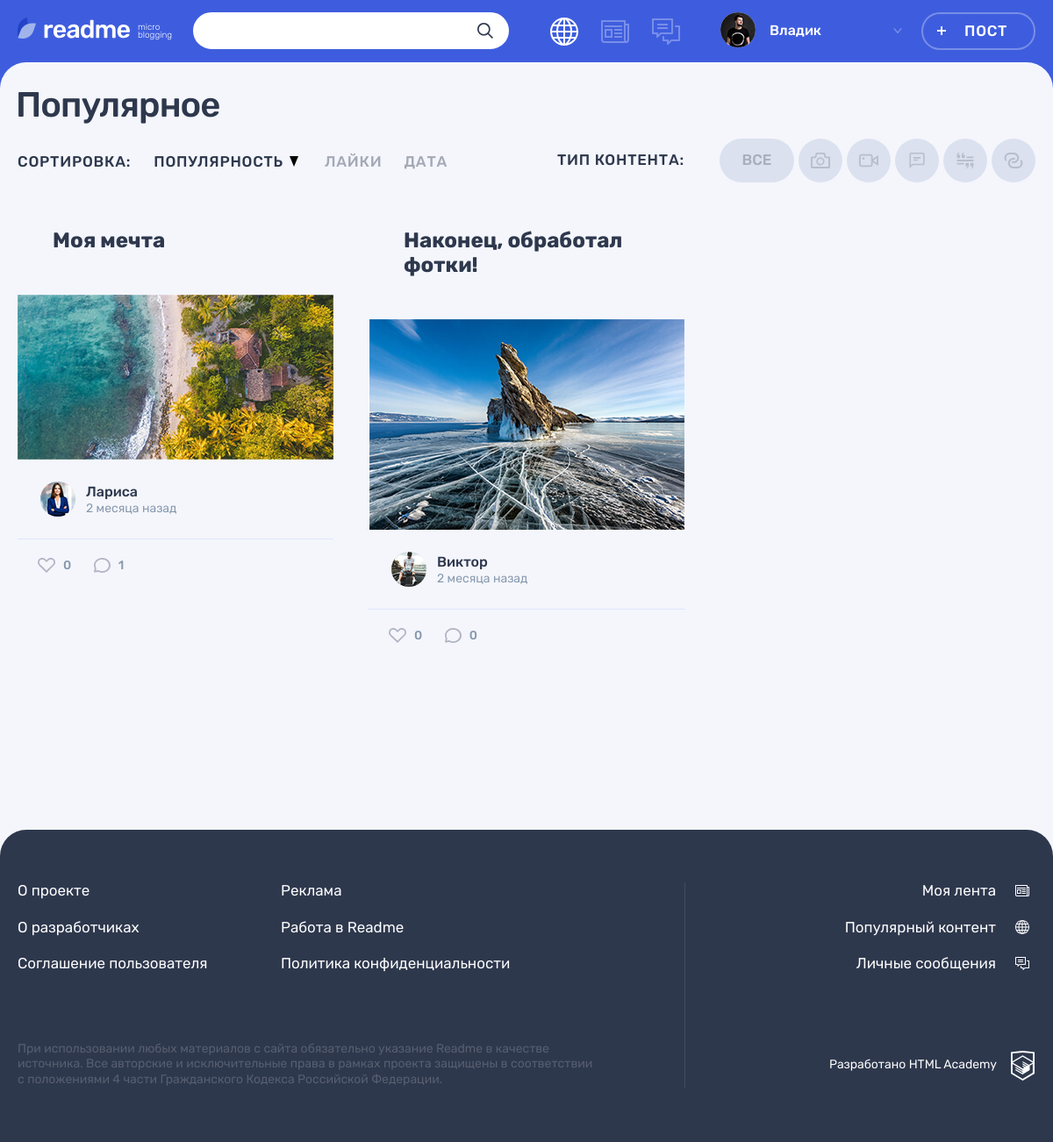
The page /popular.php?type_id=1 (signed in) on the database its author committed.
### tables this page shows
CREATE TABLE types
(
  id              INT AUTO_INCREMENT PRIMARY KEY,
  title           VARCHAR(32) NOT NULL,
  class_name VARCHAR(32) NOT NULL
);

CREATE TABLE posts
(
  id           INT AUTO_INCREMENT PRIMARY KEY,
  dt_add       TIMESTAMP DEFAULT CURRENT_TIMESTAMP,
  title        VARCHAR(255) NOT NULL,
  text_content TEXT,
  quote_author VARCHAR(255),
  image        VARCHAR(255),
  video        VARCHAR(255),
  link         VARCHAR(255),
  views_count  INT DEFAULT 0,
  user_id      INT          NOT NULL,
  type_id      INT          NOT NULL,
  author_id    INT,
  repost_id    INT
);

CREATE TABLE users
(
  id       INT AUTO_INCREMENT PRIMARY KEY,
  dt_add   TIMESTAMP DEFAULT CURRENT_TIMESTAMP,
  email    VARCHAR(128) NOT NULL UNIQUE,
  login    VARCHAR(64)  NOT NULL,
  password VARCHAR(255) NOT NULL,
  avatar   VARCHAR(255)
);

### helpers.php (called while the page is built, shortened)
<?php
function get_noun_plural_form(int $number, string $one, string $two, string $many): string
{
    $number = (int)$number;
    $mod10 = $number % 10;
    $mod100 = $number % 100;
    switch (true) {
        case ($mod10 >= 2 && $mod10 <= 4):
            return $two;
    }
}
function include_template($name, array $data = [])
{
    $name = 'templates/' . $name;
    extract($data);
    require $name;
    $result = ob_get_clean();
    return $result;
}
function print_date_diff($date)
{
    $first_date = date_create($date);
    $now = date_create('now');
    $date_diff = date_diff($now, $first_date);
    foreach ($date_diff as $period => $amount) {
        if ($amount !== 0) {
            switch ($period) {
                case 'm':
                    return "$amount " . get_noun_plural_form($amount, 'месяц', 'месяца', 'месяцев');
                    break;
            }
        }
    }
}
function get_data($con, $stmt, $is_row)
{
    mysqli_stmt_execute($stmt);
    $result = mysqli_stmt_get_result($stmt);
    if ($is_row) {
        $data = mysqli_fetch_assoc($result);
    } else {
        $data = mysqli_fetch_all($result, MYSQLI_ASSOC);
    }
    return $data;
}

### models.php (called while the page is built, shortened)
<?php
function get_post_types($con)
{
    $sql = "SELECT * FROM `types`";
    $stmt = mysqli_prepare($con, $sql);
    $types = get_data($con, $stmt, false);
    return $types;
}
function get_filtered_posts($con, $filtered_property, $value, $limit, $order = 'views_count', $direction = 'DESC')
{
    if ($filtered_property) {
        $sql_filter = " WHERE $filtered_property = $value";
    } else {
        $sql_filter = "";
    }
    if ($limit) {
        $sql_limit = " LIMIT $limit";
    } else {
        $sql_limit = "";
    }
    if ($order) {
        $sql_order = " ORDER BY $order $direction";
    } else {
        $sql_order = "";
    }
    $sql = "SELECT p.*, u.login, u.avatar, t.class_name, (SELECT COUNT(*) FROM `likes` l WHERE l.post_id = p.id)  AS likes_count FROM `posts` p
            JOIN `users` u ON p.user_id = u.id
            JOIN `types` t ON p.type_id = t.id
            $sql_filter $sql_order $sql_limit;";
    $stmt = mysqli_prepare($con, $sql);
    $filtered_posts = get_data($con, $stmt, false);
    return $filtered_posts;
}
function get_all_liked_post_ids_by_user($con, $user_id)
{
    $sql = "SELECT `post_id` FROM `likes` WHERE `user_id` = '$user_id';";
    $stmt = mysqli_prepare($con, $sql);
    $all_liked_post_ids_by_user_from_db = get_data($con, $stmt, false);
    $all_liked_post_ids_by_user = [];
    $i = 0;
    foreach ($all_liked_post_ids_by_user_from_db as $item) {
        $all_liked_post_ids_by_user += [$i => $item['post_id']];
        $i++;
    }
    return $all_liked_post_ids_by_user;
}
function count_likes_of_post($con, $post_id)
{
    $sql = "SELECT `id` FROM `likes` WHERE `post_id` = '$post_id';";
    $result = mysqli_query($con, $sql);
    $records_count = mysqli_num_rows($result);
    return $records_count;
}
function count_comments_of_post($con, $post_id)
{
    $sql = "SELECT `id` FROM `comments` WHERE `post_id` = '$post_id';";
    $result = mysqli_query($con, $sql);
    $records_count = mysqli_num_rows($result);
    return $records_count;
}

### templates/main.php (the view, shortened to what this page needs)
<section class="page__main page__main--popular">
    <div class="container">
        <h1 class="page__title page__title--popular">Популярное</h1>
    </div>
    <div class="popular container">
        <div class="popular__filters-wrapper">
            <div class="popular__sorting sorting">
                <b class="popular__sorting-caption sorting__caption">Сортировка:</b>
                <ul class="popular__sorting-list sorting__list">
                    <?php foreach ($sort_types as $key => $sort_type): ?>
                        <li class="sorting__item <?= (($key === 'popular' && !isset($_GET['sort'])) || ($_GET['sort']) === $key) ? 'sorting__item--active' : '' ?>">
                            <a class="sorting__link <?= (($key === 'popular' && !isset($_GET['sort'])) || ($_GET['sort']) === $key) ? 'sorting__link--active' : '' ?>" href="popular.php?sort=<?= $key ?><?= (isset($_GET['type_id'])) ? '&type_id=' . $_GET['type_id'] : '' ?>">
                                <span><?= $sort_type['title'] ?></span>
                                <svg class="sorting__icon" width="10" height="12">
                                    <use xlink:href="#icon-sort"></use>
                                </svg>
                            </a>
                        </li>
                    <?php endforeach; ?>
                </ul>
            </div>
            <div class="popular__filters filters">
                <b class="popular__filters-caption filters__caption">Тип контента:</b>
                <ul class="popular__filters-list filters__list">
                    <li class="popular__filters-item popular__filters-item--all filters__item filters__item--all">
                        <a class="filters__button filters__button--ellipse filters__button--all  <?php if ($type_id === ''): ?>filters__button--active<?php endif; ?>" href="popular.php">
                            <span>Все</span>
                        </a>
                    </li>
                    <?php foreach ($types as $type): ?>
                        <li class="popular__filters-item filters__item">
                            <a class="filters__button filters__button--<?= $type['class_name']; ?> <?php if ($type_id === strval($type['id'])): ?>filters__button--active<?php endif; ?> button" href="popular.php?type_id=<?= $type['id']; ?>">
                                <svg class="filters__icon" width="22" height="18">
                                    <use xlink:href="#icon-filter-<?= $type['class_name']; ?>"></use>
                                </svg>
                            </a>
                        </li>
                    <?php endforeach; ?>
                </ul>
            </div>
        </div>
        <div class="popular__posts">
            <?php foreach ($posts as $key => $post): ?>
                <article class="popular__post post-<?= $post['class_name']; ?>">
                    <header class="post__header">
                        <h2>
                            <a href="/post.php?id=<?= $post['id']; ?>"><?= htmlspecialchars($post['title']) ?></a>
                        </h2>
                    </header>
                    <div class="post__main">
                        <?php if ($post['class_name'] === 'quote'): ?>
                            <blockquote>
                                <p><?= htmlspecialchars($post['text_content']) ?></p>
                                <cite><?= htmlspecialchars($post['quote_author']) ?></cite>
                            </blockquote>
                        <?php elseif ($post['class_name'] === 'photo'): ?>
                            <div class="post-photo__image-wrapper">
                                <img src="img/<?= htmlspecialchars($post['image']) ?>" alt="Фото от пользователя" width="360" height="240">
                            </div>
                        <?php endif; ?>
                    </div>
                    <footer class="post__footer">
                        <div class="post__author">
                            <a class="post__author-link" href="profile.php?id=<?= $post['user_id'] ?>" title="Автор">
                                <div class="post__avatar-wrapper">
                                    <img class="post__author-avatar" src="<?= $post['avatar'] ?>" alt="Аватар пользователя">
                                </div>
                                <div class="post__info">
                                    <b class="post__author-name"><?= htmlspecialchars($post['login']) ?></b>
                                    <time class="post__time" datetime="<?= date_format(date_create($post['dt_add']), 'Y-m-d'); ?>" title="<?= date_format(date_create($post['dt_add']), 'd.m.Y H:i'); ?>">
                                        <?= print_date_diff($post['dt_add']); ?> назад
                                    </time>
                                </div>
                            </a>
                        </div>
                        <div class="post__indicators">
                            <div class="post__buttons">
                                <a class="post__indicator post__indicator--likes button <?= (in_array($post['id'], $liked_post_ids_by_session_user)) ? 'post__indicator--likes-active' : '' ?>"
                                   href="<?= $_SERVER['REQUEST_URI'] ?>&liked_post_id=<?= $post['id'] ?>"
                                   title="Лайк">
                                    <svg class="post__indicator-icon" width="20" height="17">
                                        <use xlink:href="#icon-heart"></use>
                                    </svg>
                                    <span><?= count_likes_of_post($con, $post['id']) ?></span>
                                </a>
                                <a class="post__indicator post__indicator--comments button" href="post.php?id=<?= $post['id'] ?>#last_comment" title="Комментарии">
                                    <svg class="post__indicator-icon" width="19" height="17">
                                        <use xlink:href="#icon-comment"></use>
                                    </svg>
                                    <span><?= count_comments_of_post($con, $post['id']) ?></span>
                                </a>
                            </div>
                        </div>
                    </footer>
                </article>
            <?php endforeach; ?>
        </div>
        <div class="popular__page-links">
        </div>
    </div>
</section>

### rows shown on the page
posts: title "Моя мечта", image (picture), user.avatar (picture), user.login "Лариса", dt_add "2 месяца", id "0", id "1"
posts: title "Наконец, обработал фотки!", image (picture), user.avatar (picture), user.login "Виктор", dt_add "2 месяца", id "0"

### other values the page prints
$user_name "Владик"
$sort_type['title'] "ПОПУЛЯРНОСТЬ"
$sort_type['title'] "ЛАЙКИ"
$sort_type['title'] "ДАТА"
